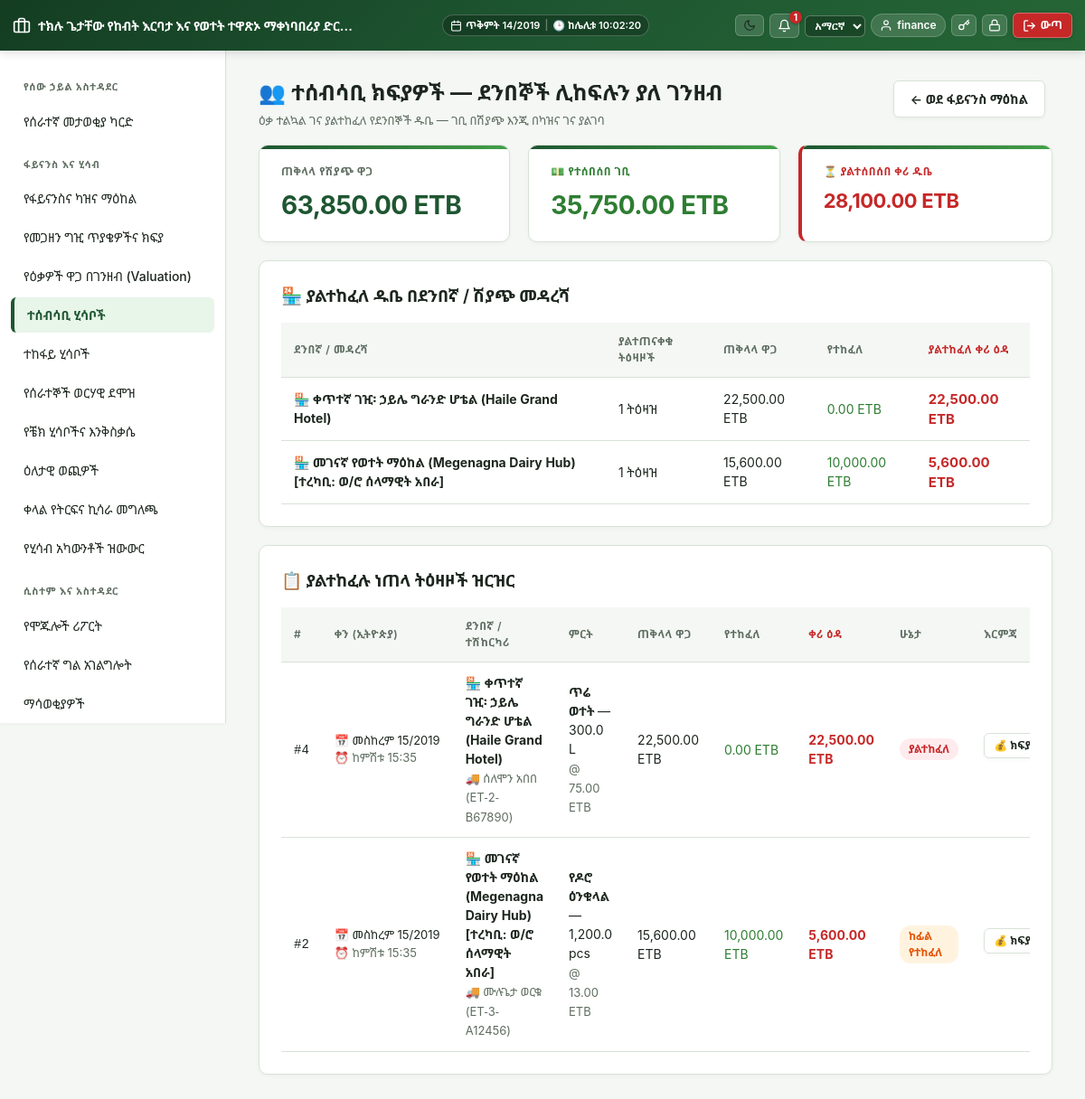
The page /modules/finance/receivables.php (signed in) on the database its author committed.
### tables this page shows
CREATE TABLE `dist_dispatches` (
  `id` int(11) NOT NULL,
  `vehicle_id` int(11) DEFAULT NULL,
  `driver_id` int(11) DEFAULT NULL,
  `driver_name` varchar(150) DEFAULT NULL,
  `destination_pos_location` varchar(150) NOT NULL,
  `warehouse_id` int(11) NOT NULL,
  `stock_item_id` int(11) NOT NULL,
  `quantity_dispatched` decimal(12,2) NOT NULL,
  `unit_price` decimal(12,2) NOT NULL DEFAULT 0.00,
  `total_price` decimal(12,2) NOT NULL DEFAULT 0.00,
  `amount_paid` decimal(12,2) NOT NULL DEFAULT 0.00,
  `payment_status` enum('unpaid','partial','paid') NOT NULL DEFAULT 'unpaid',
  `payment_notes` varchar(255) DEFAULT NULL,
  `sale_channel` enum('direct_sale','shop_transfer','internal_use') DEFAULT NULL COMMENT 'direct_sale=outside buyer; shop_transfer=to company shop; internal_use=gift/protocol/food at price 0',
  `quantity_delivered` decimal(12,2) DEFAULT NULL,
  `variance_flagged` tinyint(1) NOT NULL DEFAULT 0,
  `planned_dispatch_at` datetime NOT NULL,
  `dispatched_at` datetime DEFAULT NULL,
  `confirmed_at` datetime DEFAULT NULL,
  `status` enum('planned','dispatched','in_transit','delivered','partially_delivered','failed') NOT NULL DEFAULT 'planned',
  `created_by` int(11) NOT NULL,
  `created_at` datetime DEFAULT current_timestamp()
);

CREATE TABLE `dist_vehicles` (
  `id` int(11) NOT NULL,
  `plate_number` varchar(30) NOT NULL,
  `vehicle_type` varchar(50) DEFAULT NULL,
  `default_driver_id` int(11) DEFAULT NULL,
  `driver_name` varchar(150) DEFAULT NULL,
  `driver_phone` varchar(50) DEFAULT NULL,
  `capacity_kg` decimal(10,2) DEFAULT NULL,
  `status` enum('available','in_use','maintenance') NOT NULL DEFAULT 'available',
  `created_at` datetime DEFAULT current_timestamp()
);

CREATE TABLE `wh_stock_items` (
  `id` int(11) NOT NULL,
  `sku` varchar(50) NOT NULL,
  `name` varchar(150) NOT NULL,
  `product_class` enum('milk','feed','medicine','equipment','spare_parts','general') NOT NULL,
  `department_scope` varchar(20) DEFAULT NULL COMMENT 'NULL = shared across all departments in its product_class; otherwise a departments.code value restricting it to one department (see includes/material_request_shared.php)',
  `partition_code` enum('finished_products','feed_nutrition','materials_supplies') NOT NULL DEFAULT 'finished_products',
  `unit` varchar(20) NOT NULL,
  `is_perishable` tinyint(1) NOT NULL DEFAULT 0
);

### includes/auth.php (called while the page is built, shortened)
<?php
require_once __DIR__ . '/../config/db.php';
require_once __DIR__ . '/functions.php';
function current_user(): ?array
{
    return $_SESSION['user'] ?? null;
}

### includes/functions.php (called while the page is built, shortened)
<?php
require_once __DIR__ . '/../config/db.php';
require_once __DIR__ . '/ethiopian_calendar.php';
function h(?string $s): string { return htmlspecialchars($s ?? '', ENT_QUOTES, 'UTF-8'); }
function finance_receivables_summary(): array
{
    $total = (float) db()->query(
        "SELECT COALESCE(SUM(total_price - amount_paid), 0) FROM dist_dispatches WHERE payment_status != 'paid'"
    )->fetchColumn();
    $byDriver = db()->query(
        "SELECT d.driver_name, v.plate_number,
                COUNT(*) AS dispatch_count,
                COALESCE(SUM(d.total_price),0) AS total_value,
                COALESCE(SUM(d.amount_paid),0) AS paid,
                COALESCE(SUM(d.total_price - d.amount_paid),0) AS outstanding,
                d.payment_status
         FROM dist_dispatches d
         JOIN dist_vehicles v ON v.id = d.vehicle_id
         WHERE d.payment_status != 'paid'
         GROUP BY d.driver_name, v.plate_number, d.payment_status
         ORDER BY outstanding DESC"
    )->fetchAll();
    return ['total_receivable' => $total, 'by_driver' => $byDriver];
}
function finance_revenue_vs_collected(?string $dateFrom = null, ?string $dateTo = null): array
{
    $where = '1=1';
    $params = [];
    $stmt = db()->prepare(
        "SELECT COALESCE(SUM(total_price),0) AS total_revenue,
                COALESCE(SUM(amount_paid),0) AS cash_collected,
                COALESCE(SUM(total_price - amount_paid),0) AS outstanding
         FROM dist_dispatches WHERE {$where}"
    );
    $stmt->execute($params);
    return $stmt->fetch();
}
function current_locale(): string
{
    $user = current_user();
    $locale = $user['locale'] ?? ($_SESSION['guest_locale'] ?? 'en');
    return array_key_exists($locale, SUPPORTED_LOCALES) ? $locale : 'en';
}

### config/db.php (called while the page is built, shortened)
<?php
function db(): PDO
{
    static $pdo = null;
    if ($pdo === null) {
        try {
            $pdo = new PDO(
                "mysql:host=" . DB_HOST . ";dbname=" . DB_NAME . ";charset=utf8mb4",
                DB_USER,
                DB_PASS,
                [
                    PDO::ATTR_ERRMODE => PDO::ERRMODE_EXCEPTION,
                    PDO::ATTR_DEFAULT_FETCH_MODE => PDO::FETCH_ASSOC,
                ]
            );
        } catch (PDOException $e) {
            die('Database connection failed: ' . htmlspecialchars($e->getMessage()) .
                '<br>Check config/db.php — is MySQL running in XAMPP, and does the "aleltu_eifms" database exist?');
        }
    }
    return $pdo;
}

### includes/ethiopian_calendar.php (called while the page is built, shortened)
<?php
class EthiopianDate {
    public static array $months = [
        1 => 'መስከረም',
        2 => 'ጥቅምት',
        3 => 'ህዳር',
        4 => 'ታህሳስ',
        5 => 'ጥር',
        6 => 'የካቲት',
        7 => 'መጋቢት',
        8 => 'ሚያዝያ',
        9 => 'ግንቦት',
        10 => 'ሰኔ',
        11 => 'ሐምሌ',
        12 => 'ነሐሴ',
        13 => 'ጳጉሜን'
    ];
    public static array $weekdays = [
        0 => 'እሁድ',
        1 => 'ሰኞ',
        2 => 'ማክሰኞ',
        3 => 'ረቡዕ',
        4 => 'ሐሙስ',
        5 => 'አርብ',
        6 => 'ቅዳሜ'
    ];
    public static function fromGregorian(int $gy, int $gm, int $gd): array {
        $jdn = gregoriantojd($gm, $gd, $gy);
        $r = ($jdn - self::ETHIOPIC_EPOCH) % 1461;
        $n = ($r % 365) + 365 * intdiv($r, 1460);
        $ey = 4 * intdiv($jdn - self::ETHIOPIC_EPOCH, 1461) + intdiv($r, 365) - intdiv($r, 1460);
        $em = intdiv($n, 30) + 1;
        $ed = ($n % 30) + 1;
        return [$ey, $em, $ed];
    }
    public static function format(?string $dateStr, string $format = 'medium'): string {
        $time = strtotime($dateStr);
        $gy = (int)date('Y', $time);
        $gm = (int)date('n', $time);
        $gd = (int)date('j', $time);
        $w  = (int)date('w', $time);
        [$ey, $em, $ed] = self::fromGregorian($gy, $gm, $gd);
        $monthName = self::$months[$em] ?? '';
        $weekdayName = self::$weekdays[$w] ?? '';
        return match ($format) {
            'short'   => sprintf('%02d/%02d/%04d', $ed, $em, $ey),
            'numeric' => sprintf('%04d-%02d-%02d', $ey, $em, $ed),
            'long'    => sprintf('%s፣ %s %d ቀን %d ዓ.ም', $weekdayName, $monthName, $ed, $ey),
            default   => sprintf('%s %d/%d', $monthName, $ed, $ey)
        };
    }
    public static function formatTime(?string $timeStr): string {
        $timestamp = strtotime($timeStr);
        $h = (int)date('H', $timestamp);
        $m = (int)date('i', $timestamp);
        $ethHour = ($h >= 6) ? ($h - 6) : ($h + 6);
        $period = '';
        if ($h >= 6 && $h < 12) {
            $period = 'ከጠዋቱ';
        } elseif ($h >= 12 && $h < 18) {
            $period = 'ከቀኑ';
        } elseif ($h >= 18 && $h < 24) {
            $period = 'ከምሽቱ';
        } else {
            $period = 'ከሌሊቱ';
        }
        return sprintf('%s %d:%02d', $period, $ethHour, $m);
    }
}
function eth_date(?string $dateStr, string $format = 'medium'): string {
    return EthiopianDate::format($dateStr, $format);
}
function eth_time(?string $timeStr): string {
    return EthiopianDate::formatTime($timeStr);
}

### modules/finance/receivables.php (the view, shortened to what this page needs)
<?php
require_once __DIR__ . '/../../includes/functions.php';
require_once __DIR__ . '/../../includes/auth.php';
require_once __DIR__ . '/../../includes/header.php';
$data = finance_receivables_summary();
$revenue = finance_revenue_vs_collected();
$byCustomer = db()->query(
    "SELECT destination_pos_location AS customer_name,
            COUNT(*) AS dispatch_count,
            COALESCE(SUM(total_price), 0) AS total_value,
            COALESCE(SUM(amount_paid), 0) AS paid,
            COALESCE(SUM(total_price - amount_paid), 0) AS outstanding
     FROM dist_dispatches
     WHERE payment_status != 'paid'
     GROUP BY destination_pos_location
     ORDER BY outstanding DESC"
)->fetchAll();
$dispatches = db()->query(
    "SELECT d.*, v.plate_number, i.name AS item_name, i.unit, u.name AS created_by_name
     FROM dist_dispatches d
     JOIN dist_vehicles v ON v.id = d.vehicle_id
     JOIN wh_stock_items i ON i.id = d.stock_item_id
     JOIN users u ON u.id = d.created_by
     WHERE d.payment_status != 'paid'
     ORDER BY (d.total_price - d.amount_paid) DESC, d.created_at DESC"
)->fetchAll();
?>
<div style="display:flex;justify-content:space-between;align-items:center;margin-bottom:16px;flex-wrap:wrap;gap:10px">
    <div>
        <h2 class="mt-0" style="margin-bottom:4px">
            👥 <?= current_locale()==='am' ? 'ተሰብሳቢ ክፍያዎች — ደንበኞች ሊከፍሉን ያለ ገንዘብ' : 'Customer Receivables — Outstanding Customer Balances' ?>
        </h2>
        <p class="text-muted" style="margin:0">
            <?= current_locale()==='am' ? 'ዕቃ ተልኳል ገና ያልተከፈለ የደንበኞች ዱቤ — ገቢ በሽያጭ እንጂ በካዝና ገና ያልገባ' : 'Goods dispatched but payment not yet fully collected from customers.' ?>
        </p>
    </div>
    <a href="<?= BASE_URL ?>/modules/finance/dashboard.php" class="btn secondary">← <?= current_locale()==='am'?'ወደ ፋይናንስ ማዕከል':'Finance Dashboard' ?></a>
</div>
<div class="kpi-row" style="margin-bottom:20px">
    <div class="kpi">
        <div class="label"><?= current_locale()==='am'?'ጠቅላላ የሽያጭ ዋጋ':'Total Revenue (Dispatched)' ?></div>
        <div class="value"><?= number_format((float)$revenue['total_revenue'], 2) ?> ETB</div>
    </div>
    <div class="kpi">
        <div class="label" style="color:#2e7d32">💵 <?= current_locale()==='am'?'የተሰበሰበ ገቢ':'Collected Cash' ?></div>
        <div class="value" style="color:#2e7d32"><?= number_format((float)$revenue['cash_collected'], 2) ?> ETB</div>
    </div>
    <div class="kpi" style="border-left:4px solid #c62828">
        <div class="label" style="color:#c62828">⏳ <?= current_locale()==='am'?'ያልተሰበሰበ ቀሪ ዱቤ':'Total Outstanding' ?></div>
        <div class="value" style="color:#c62828;font-size:22px"><strong><?= number_format($data['total_receivable'], 2) ?> ETB</strong></div>
    </div>
</div>
<div class="card" style="margin-bottom:20px">
    <h3 style="margin-top:0">🏪 <?= current_locale()==='am'?'ያልተከፈለ ዱቤ በደንበኛ / ሽያጭ መዳረሻ':'Outstanding Balance by Customer / Location' ?></h3>
    <?php if (empty($byCustomer)): ?>
        <p class="text-muted">✅ <?= current_locale()==='am'?'ሁሉም ደንበኞች ሙሉ በሙሉ ከፍለዋል!':'All customer accounts are settled.' ?></p>
    <?php else: ?>
    <div style="overflow-x:auto">
        <table>
            <thead>
                <tr>
                    <th><?= current_locale()==='am'?'ደንበኛ / መዳረሻ':'Customer / Destination' ?></th>
                    <th><?= current_locale()==='am'?'ያልተጠናቀቁ ትዕዛዞች':'Pending Dispatches' ?></th>
                    <th><?= current_locale()==='am'?'ጠቅላላ ዋጋ':'Total Value' ?></th>
                    <th><?= current_locale()==='am'?'የተከፈለ':'Paid' ?></th>
                    <th style="color:#c62828"><?= current_locale()==='am'?'ያልተከፈለ ቀሪ ዕዳ':'Outstanding Owed' ?></th>
                </tr>
            </thead>
            <tbody>
                <?php foreach ($byCustomer as $cust): ?>
                <tr>
                    <td><strong>🏪 <?= h($cust['customer_name'] ?: (current_locale()==='am'?'ያልተገለጸ ደንበኛ':'Unknown')) ?></strong></td>
                    <td><?= (int)$cust['dispatch_count'] ?> <?= current_locale()==='am'?'ትዕዛዝ':'orders' ?></td>
                    <td><?= number_format((float)$cust['total_value'], 2) ?> ETB</td>
                    <td style="color:#2e7d32"><?= number_format((float)$cust['paid'], 2) ?> ETB</td>
                    <td style="color:#c62828;font-weight:700;font-size:15px"><?= number_format((float)$cust['outstanding'], 2) ?> ETB</td>
                </tr>
                <?php endforeach; ?>
            </tbody>
        </table>
    </div>
    <?php endif; ?>
</div>
<div class="card">
    <h3 style="margin-top:0">📋 <?= current_locale()==='am'?'ያልተከፈሉ ነጠላ ትዕዛዞች ዝርዝር':'All Unpaid Dispatches (Drill-Down)' ?></h3>
    <?php if (empty($dispatches)): ?>
        <p class="text-muted">✅ <?= current_locale()==='am'?'ሁሉም ክፍያዎች ተሰብስበዋል!':'All dispatches are fully paid.' ?></p>
    <?php else: ?>
    <div style="overflow-x:auto">
        <table>
            <thead>
                <tr>
                    <th>#</th>
                    <th><?= current_locale()==='am'?'ቀን (ኢትዮጵያ)':'Date (Eth)' ?></th>
                    <th><?= current_locale()==='am'?'ደንበኛ / ተሽከርካሪ':'Customer / Transport' ?></th>
                    <th><?= current_locale()==='am'?'ምርት':'Product' ?></th>
                    <th><?= current_locale()==='am'?'ጠቅላላ ዋጋ':'Total Value' ?></th>
                    <th><?= current_locale()==='am'?'የተከፈለ':'Paid' ?></th>
                    <th style="color:#c62828"><?= current_locale()==='am'?'ቀሪ ዕዳ':'Owed' ?></th>
                    <th><?= current_locale()==='am'?'ሁኔታ':'Status' ?></th>
                    <th><?= current_locale()==='am'?'እርምጃ':'Action' ?></th>
                </tr>
            </thead>
            <tbody>
                <?php foreach ($dispatches as $d):
                    $owed = max(0, (float)$d['total_price'] - (float)$d['amount_paid']);
                    $stBadge = $d['payment_status'] === 'partial' ? 'dry' : 'sold';
                    $stLabel = $d['payment_status'] === 'partial' ? (current_locale()==='am'?'ከፊል የተከፈለ':'Partial') : (current_locale()==='am'?'ያልተከፈለ':'Unpaid');
                ?>
                <tr>
                    <td><code>#<?= (int)$d['id'] ?></code></td>
                    <td style="font-size:13px;white-space:nowrap">
                        📅 <?= eth_date($d['created_at']) ?><br>
                        <small class="text-muted">⏰ <?= eth_time($d['created_at']) ?></small>
                    </td>
                    <td>
                        <strong>🏪 <?= h($d['destination_pos_location']) ?></strong><br>
                        <small class="text-muted">🚚 <?= h($d['driver_name'] ?? '—') ?> (<?= h($d['plate_number']) ?>)</small>
                    </td>
                    <td>
                        <strong><?= h($d['item_name']) ?></strong> — <?= number_format($d['quantity_dispatched'], 1) ?> <?= h($d['unit']) ?><br>
                        <small class="text-muted">@ <?= number_format($d['unit_price'], 2) ?> ETB</small>
                    </td>
                    <td><?= number_format((float)$d['total_price'], 2) ?> ETB</td>
                    <td style="color:#2e7d32"><?= number_format((float)$d['amount_paid'], 2) ?> ETB</td>
                    <td style="color:#c62828;font-weight:700"><?= number_format($owed, 2) ?> ETB</td>
                    <td><span class="badge <?= $stBadge ?>"><?= h($stLabel) ?></span></td>
                    <td>
                        <a href="<?= BASE_URL ?>/modules/distribution/dispatches.php" class="btn secondary" style="padding:4px 10px;font-size:12px;white-space:nowrap">
                            💰 <?= current_locale()==='am'?'ክፍያ ተቀበል':'Receive Payment' ?>
                        </a>
                    </td>
                </tr>
                <?php endforeach; ?>
            </tbody>
        </table>
    </div>
    <?php endif; ?>
</div>
<?php require_once __DIR__ . '/../../includes/footer.php'; ?>

### rows shown on the page
dist_dispatches: id "4", created_at "መስከረም 15/2019", created_at "ከምሽቱ 15:35", destination_pos_location "ቀጥተኛ ገዢ፡ ኃይሌ ግራንድ ሆቴል (Haile Grand Hotel)", driver_name "ሰለሞን አበበ", vehicle.plate_number "ET-2-B67890", stock_item.name "ጥሬ ወተት", quantity_dispatched "300.0", stock_item.unit "L", unit_price "75.00", total_price "22,500.00", amount_paid "0.00", owed "22,500.00", payment_status "ያልተከፈለ"
dist_dispatches: id "2", created_at "መስከረም 15/2019", created_at "ከምሽቱ 15:35", destination_pos_location "መገናኛ የወተት ማዕከል (Megenagna Dairy Hub) [ተረካቢ: ወ/ሮ ሰላማዊት አበራ]", driver_name "ሙሉጌታ ወርቁ", vehicle.plate_number "ET-3-A12456", stock_item.name "የዶሮ ዕንቁላል", quantity_dispatched "1,200.0", stock_item.unit "pcs", unit_price "13.00", total_price "15,600.00", amount_paid "10,000.00", owed "5,600.00", payment_status "ከፊል የተከፈለ"

### other values the page prints
$unread "1"
$user['name'] "finance"
$sec['title'] "የሰው ኃይል አስተዳደር"
$item['label'] "የሰራተኛ መታወቂያ ካርድ"
$sec['title'] "ፋይናንስ እና ሂሳብ"
$item['label'] "የፋይናንስና ካዝና ማዕከል"
$item['label'] "የመጋዘን ግዢ ጥያቄዎችና ክፍያ"
$item['label'] "የዕቃዎች ዋጋ በገንዘብ (Valuation)"
$item['label'] "ተሰብሳቢ ሂሳቦች"
$item['label'] "ተከፋይ ሂሳቦች"
$item['label'] "የሰራተኞች ወርሃዊ ደሞዝ"
$item['label'] "የቼክ ሂሳቦችና እንቅስቃሴ"
$item['label'] "ዕለታዊ ወጪዎች"
$item['label'] "ቀላል የትርፍና ኪሳራ መግለጫ"
$item['label'] "የሂሳብ አካውንቶች ዝውውር"
